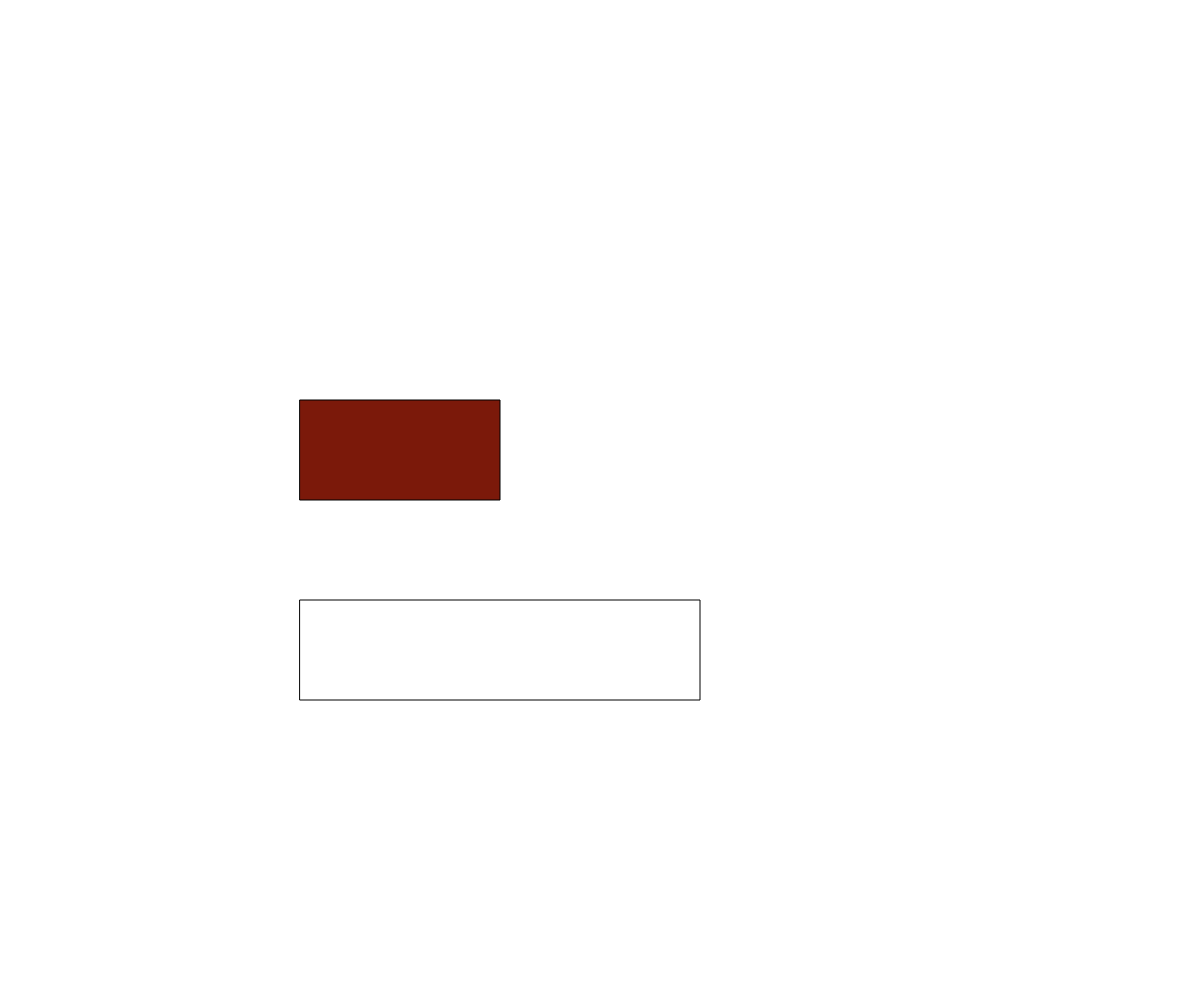
Frame 1 (no input)
Frame 60 (no input): identical to frame 1, image omitted
Frame 120 (the mouse pressed at the canvas centre since frame 60): identical to frame 1, image omitted

The p5.js sketch that drew this single still picture (run headless with seeded random() and noise() and a simulated clock; from frame 60 on, the mouse is pressed at the canvas centre):

// p5.js sketch
// ── sketch.js
// button oop demo

let buttonOne, buttonTwo;
let backgroundColor = "white";

function setup() {
  createCanvas(windowWidth, windowHeight);
  buttonOne = new Button(300, 400, 200, 100);
  buttonTwo = new Button (300, 600, 400, 100);
  buttonTwo.colorNotHover = "2A3D45";
  buttonTwo.colorHover = "BCAC9B";
}

function draw() {
  background(backgroundColor);
  buttonOne.display();
  buttonTwo.display();
}

function mousePressed() {
  if (buttonOne.checkIfInside(mouseX, mouseY)) {
    backgroundColor = "red";
  }
  else if (buttonTwo.checkIfInside(mouseX, mouseY)) {
    backgroundColor = "black";
  }
}

class Button {
  constructor(x, y, w, h) {
    this.x = x;
    this.y = y;
    this.width = w;
    this.height = h;
    this.colorHover = "#621708";
    this.colorNotHover = "#7B190A";
  }
  display() {
    if (this.checkIfInside(mouseX, mouseY)) {
      fill(this.colorHover);
    }
    else {
      fill(this.colorNotHover);
    }
    rect(this.x, this.y, this.width, this.height);
  }

  checkIfInside(x, y) {
    return x>=this.x && x<=this.x + this.width &&
    y>=this.y && y<=this.y + this.height;
  } 
}
